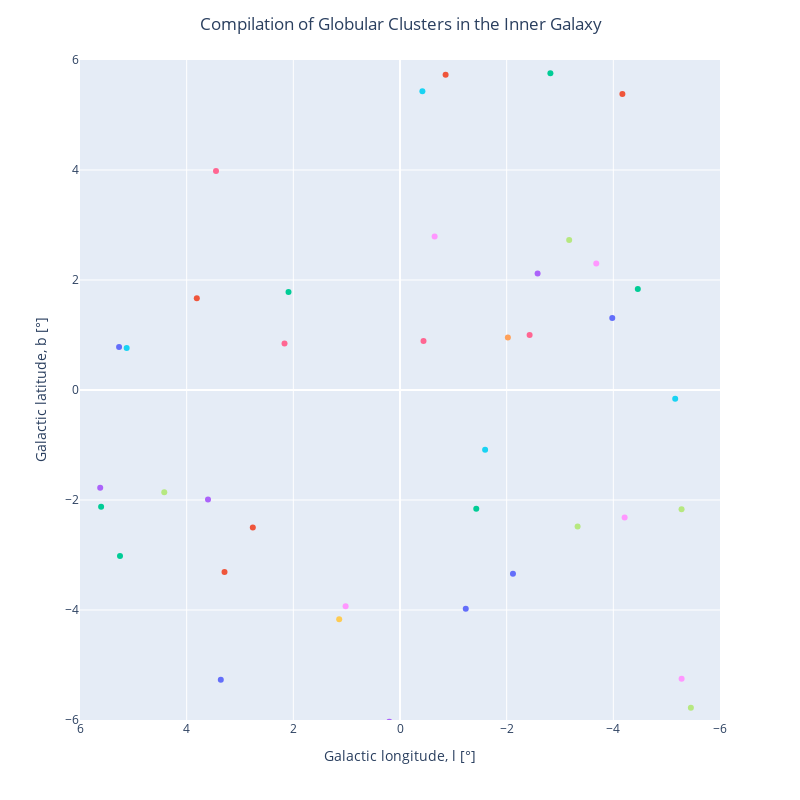

Notebook source saved alongside this figure:
### Markdown cell above
#### Compilation of Globular Clusters in the Inner Galaxy (Plotly Express Visualization)

### Code cell
fig = px.scatter(x=gal_l_wrap, y=gal_b, color=Cluster_Name).update_layout(xaxis_title="Galactic longitude, l [°]",
                                                                    yaxis_title="Galactic latitude, b [°]", showlegend=False)
fig.update_traces(hovertemplate='<br>l</b>: %{x:.2f}'+ '<br>b</b>: %{y:.2f}')
fig.update_yaxes(range=[-6, 6])
fig.update_xaxes(range=[6, -6])
fig.update_layout(title_text='Compilation of Globular Clusters in the Inner Galaxy', title_x=0.25, 
    autosize=False, width=800, height=800)
#fig.write_html("GBTDS_GC-Compilation.html")
#fig.write_image("GBTDS_GC-Compilation.pdf")
fig.show()
# For static image render in Github 
# fig.show("svg")

### Figure 1 — Plotly figure (JSON) as saved in the notebook; plotly's stock layout.template omitted (floating-point values rounded to 4 significant figures)
{"data": [{"hovertemplate": "<br>l</b>: %{x:.2f}<br>b</b>: %{y:.2f}", "legendgroup": "BH_261", "marker": {"color": "#636efa", "symbol": "circle"}, "mode": "markers", "name": "BH_261", "orientation": "v", "showlegend": true, "type": "scatter", "x": [3.36], "xaxis": "x", "y": [-5.27], "yaxis": "y"}, {"hovertemplate": "<br>l</b>: %{x:.2f}<br>b</b>: %{y:.2f}", "legendgroup": "Camargo_1102", "marker": {"color": "#EF553B", "symbol": "circle"}, "mode": "markers", "name": "Camargo_1102", "orientation": "v", "showlegend": true, "type": "scatter", "x": [-0.855], "xaxis": "x", "y": [5.734], "yaxis": "y"}, {"hovertemplate": "<br>l</b>: %{x:.2f}<br>b</b>: %{y:.2f}", "legendgroup": "Camargo_1103", "marker": {"color": "#00cc96", "symbol": "circle"}, "mode": "markers", "name": "Camargo_1103", "orientation": "v", "showlegend": true, "type": "scatter", "x": [5.604], "xaxis": "x", "y": [-2.121], "yaxis": "y"}, {"hovertemplate": "<br>l</b>: %{x:.2f}<br>b</b>: %{y:.2f}", "legendgroup": "Camargo_1104", "marker": {"color": "#ab63fa", "symbol": "circle"}, "mode": "markers", "name": "Camargo_1104", "orientation": "v", "showlegend": true, "type": "scatter", "x": [5.621], "xaxis": "x", "y": [-1.778], "yaxis": "y"}, {"hovertemplate": "<br>l</b>: %{x:.2f}<br>b</b>: %{y:.2f}", "legendgroup": "Camargo_1107", "marker": {"color": "#FFA15A", "symbol": "circle"}, "mode": "markers", "name": "Camargo_1107", "orientation": "v", "showlegend": true, "type": "scatter", "x": [-2.023], "xaxis": "x", "y": [0.956], "yaxis": "y"}, {"hovertemplate": "<br>l</b>: %{x:.2f}<br>b</b>: %{y:.2f}", "legendgroup": "Camargo_1108", "marker": {"color": "#19d3f3", "symbol": "circle"}, "mode": "markers", "name": "Camargo_1108", "orientation": "v", "showlegend": true, "type": "scatter", "x": [-1.596], "xaxis": "x", "y": [-1.087], "yaxis": "y"}, {"hovertemplate": "<br>l</b>: %{x:.2f}<br>b</b>: %{y:.2f}", "legendgroup": "Camargo_1109", "marker": {"color": "#FF6692", "symbol": "circle"}, "mode": "markers", "name": "Camargo_1109", "orientation": "v", "showlegend": true, "type": "scatter", "x": [2.165], "xaxis": "x", "y": [0.844], "yaxis": "y"}, {"hovertemplate": "<br>l</b>: %{x:.2f}<br>b</b>: %{y:.2f}", "legendgroup": "Djorg_1", "marker": {"color": "#B6E880", "symbol": "circle"}, "mode": "markers", "name": "Djorg_1", "orientation": "v", "showlegend": true, "type": "scatter", "x": [-3.33], "xaxis": "x", "y": [-2.48], "yaxis": "y"}, {"hovertemplate": "<br>l</b>: %{x:.2f}<br>b</b>: %{y:.2f}", "legendgroup": "ESO393-12", "marker": {"color": "#FF97FF", "symbol": "circle"}, "mode": "markers", "name": "ESO393-12", "orientation": "v", "showlegend": true, "type": "scatter", "x": [-6.486], "xaxis": "x", "y": [-2.284], "yaxis": "y"}, {"hovertemplate": "<br>l</b>: %{x:.2f}<br>b</b>: %{y:.2f}", "legendgroup": "ESO452-SC11", "marker": {"color": "#FECB52", "symbol": "circle"}, "mode": "markers", "name": "ESO452-SC11", "orientation": "v", "showlegend": true, "type": "scatter", "x": [-8.09], "xaxis": "x", "y": [12.1], "yaxis": "y"}, {"hovertemplate": "<br>l</b>: %{x:.2f}<br>b</b>: %{y:.2f}", "legendgroup": "ESO456-09", "marker": {"color": "#636efa", "symbol": "circle"}, "mode": "markers", "name": "ESO456-09", "orientation": "v", "showlegend": true, "type": "scatter", "x": [-2.118], "xaxis": "x", "y": [-3.339], "yaxis": "y"}, {"hovertemplate": "<br>l</b>: %{x:.2f}<br>b</b>: %{y:.2f}", "legendgroup": "ESO456-SC38", "marker": {"color": "#EF553B", "symbol": "circle"}, "mode": "markers", "name": "ESO456-SC38", "orientation": "v", "showlegend": true, "type": "scatter", "x": [2.76], "xaxis": "x", "y": [-2.5], "yaxis": "y"}, {"hovertemplate": "<br>l</b>: %{x:.2f}<br>b</b>: %{y:.2f}", "legendgroup": "FSR0009", "marker": {"color": "#00cc96", "symbol": "circle"}, "mode": "markers", "name": "FSR0009", "orientation": "v", "showlegend": true, "type": "scatter", "x": [1.855], "xaxis": "x", "y": [-9.529], "yaxis": "y"}, {"hovertemplate": "<br>l</b>: %{x:.2f}<br>b</b>: %{y:.2f}", "legendgroup": "FSR019", "marker": {"color": "#ab63fa", "symbol": "circle"}, "mode": "markers", "name": "FSR019", "orientation": "v", "showlegend": true, "type": "scatter", "x": [5.499], "xaxis": "x", "y": [6.071], "yaxis": "y"}, {"hovertemplate": "<br>l</b>: %{x:.2f}<br>b</b>: %{y:.2f}", "legendgroup": "FSR025", "marker": {"color": "#FFA15A", "symbol": "circle"}, "mode": "markers", "name": "FSR025", "orientation": "v", "showlegend": true, "type": "scatter", "x": [7.534], "xaxis": "x", "y": [5.649], "yaxis": "y"}, {"hovertemplate": "<br>l</b>: %{x:.2f}<br>b</b>: %{y:.2f}", "legendgroup": "FSR1758", "marker": {"color": "#19d3f3", "symbol": "circle"}, "mode": "markers", "name": "FSR1758", "orientation": "v", "showlegend": true, "type": "scatter", "x": [-10.78], "xaxis": "x", "y": [-3.292], "yaxis": "y"}, {"hovertemplate": "<br>l</b>: %{x:.2f}<br>b</b>: %{y:.2f}", "legendgroup": "FSR1767", "marker": {"color": "#FF6692", "symbol": "circle"}, "mode": "markers", "name": "FSR1767", "orientation": "v", "showlegend": true, "type": "scatter", "x": [-7.399], "xaxis": "x", "y": [-2.166], "yaxis": "y"}, {"hovertemplate": "<br>l</b>: %{x:.2f}<br>b</b>: %{y:.2f}", "legendgroup": "FSR1775", "marker": {"color": "#B6E880", "symbol": "circle"}, "mode": "markers", "name": "FSR1775", "orientation": "v", "showlegend": true, "type": "scatter", "x": [-5.454], "xaxis": "x", "y": [-5.779], "yaxis": "y"}, {"hovertemplate": "<br>l</b>: %{x:.2f}<br>b</b>: %{y:.2f}", "legendgroup": "FSR1776", "marker": {"color": "#FF97FF", "symbol": "circle"}, "mode": "markers", "name": "FSR1776", "orientation": "v", "showlegend": true, "type": "scatter", "x": [-5.28], "xaxis": "x", "y": [-5.249], "yaxis": "y"}, {"hovertemplate": "<br>l</b>: %{x:.2f}<br>b</b>: %{y:.2f}", "legendgroup": "Glimpse_C02", "marker": {"color": "#FECB52", "symbol": "circle"}, "mode": "markers", "name": "Glimpse_C02", "orientation": "v", "showlegend": true, "type": "scatter", "x": [14.13], "xaxis": "x", "y": [-0.64], "yaxis": "y"}, {"hovertemplate": "<br>l</b>: %{x:.2f}<br>b</b>: %{y:.2f}", "legendgroup": "Gran_1", "marker": {"color": "#636efa", "symbol": "circle"}, "mode": "markers", "name": "Gran_1", "orientation": "v", "showlegend": true, "type": "scatter", "x": [-1.233], "xaxis": "x", "y": [-3.977], "yaxis": "y"}, {"hovertemplate": "<br>l</b>: %{x:.2f}<br>b</b>: %{y:.2f}", "legendgroup": "Gran_3", "marker": {"color": "#EF553B", "symbol": "circle"}, "mode": "markers", "name": "Gran_3", "orientation": "v", "showlegend": true, "type": "scatter", "x": [-10.24], "xaxis": "x", "y": [3.424], "yaxis": "y"}, {"hovertemplate": "<br>l</b>: %{x:.2f}<br>b</b>: %{y:.2f}", "legendgroup": "Gran_5", "marker": {"color": "#00cc96", "symbol": "circle"}, "mode": "markers", "name": "Gran_5", "orientation": "v", "showlegend": true, "type": "scatter", "x": [-4.459], "xaxis": "x", "y": [1.838], "yaxis": "y"}, {"hovertemplate": "<br>l</b>: %{x:.2f}<br>b</b>: %{y:.2f}", "legendgroup": "HP_1", "marker": {"color": "#ab63fa", "symbol": "circle"}, "mode": "markers", "name": "HP_1", "orientation": "v", "showlegend": true, "type": "scatter", "x": [-2.58], "xaxis": "x", "y": [2.12], "yaxis": "y"}, {"hovertemplate": "<br>l</b>: %{x:.2f}<br>b</b>: %{y:.2f}", "legendgroup": "Kronberger_49", "marker": {"color": "#FFA15A", "symbol": "circle"}, "mode": "markers", "name": "Kronberger_49", "orientation": "v", "showlegend": true, "type": "scatter", "x": [7.627], "xaxis": "x", "y": [-2.012], "yaxis": "y"}, {"hovertemplate": "<br>l</b>: %{x:.2f}<br>b</b>: %{y:.2f}", "legendgroup": "Liller_1", "marker": {"color": "#19d3f3", "symbol": "circle"}, "mode": "markers", "name": "Liller_1", "orientation": "v", "showlegend": true, "type": "scatter", "x": [-5.16], "xaxis": "x", "y": [-0.16], "yaxis": "y"}, {"hovertemplate": "<br>l</b>: %{x:.2f}<br>b</b>: %{y:.2f}", "legendgroup": "Mercer_5", "marker": {"color": "#FF6692", "symbol": "circle"}, "mode": "markers", "name": "Mercer_5", "orientation": "v", "showlegend": true, "type": "scatter", "x": [17.59], "xaxis": "x", "y": [-0.86], "yaxis": "y"}, {"hovertemplate": "<br>l</b>: %{x:.2f}<br>b</b>: %{y:.2f}", "legendgroup": "Minni_22", "marker": {"color": "#B6E880", "symbol": "circle"}, "mode": "markers", "name": "Minni_22", "orientation": "v", "showlegend": true, "type": "scatter", "x": [-3.172], "xaxis": "x", "y": [2.729], "yaxis": "y"}, {"hovertemplate": "<br>l</b>: %{x:.2f}<br>b</b>: %{y:.2f}", "legendgroup": "Minni_48", "marker": {"color": "#FF97FF", "symbol": "circle"}, "mode": "markers", "name": "Minni_48", "orientation": "v", "showlegend": true, "type": "scatter", "x": [-0.649], "xaxis": "x", "y": [2.79], "yaxis": "y"}, {"hovertemplate": "<br>l</b>: %{x:.2f}<br>b</b>: %{y:.2f}", "legendgroup": "NGC_6256", "marker": {"color": "#FECB52", "symbol": "circle"}, "mode": "markers", "name": "NGC_6256", "orientation": "v", "showlegend": true, "type": "scatter", "x": [-12.21], "xaxis": "x", "y": [3.31], "yaxis": "y"}, {"hovertemplate": "<br>l</b>: %{x:.2f}<br>b</b>: %{y:.2f}", "legendgroup": "NGC_6266", "marker": {"color": "#636efa", "symbol": "circle"}, "mode": "markers", "name": "NGC_6266", "orientation": "v", "showlegend": true, "type": "scatter", "x": [-6.42], "xaxis": "x", "y": [7.32], "yaxis": "y"}, {"hovertemplate": "<br>l</b>: %{x:.2f}<br>b</b>: %{y:.2f}", "legendgroup": "NGC_6304", "marker": {"color": "#EF553B", "symbol": "circle"}, "mode": "markers", "name": "NGC_6304", "orientation": "v", "showlegend": true, "type": "scatter", "x": [-4.17], "xaxis": "x", "y": [5.38], "yaxis": "y"}, {"hovertemplate": "<br>l</b>: %{x:.2f}<br>b</b>: %{y:.2f}", "legendgroup": "NGC_6316", "marker": {"color": "#00cc96", "symbol": "circle"}, "mode": "markers", "name": "NGC_6316", "orientation": "v", "showlegend": true, "type": "scatter", "x": [-2.82], "xaxis": "x", "y": [5.76], "yaxis": "y"}, {"hovertemplate": "<br>l</b>: %{x:.2f}<br>b</b>: %{y:.2f}", "legendgroup": "NGC_6325", "marker": {"color": "#ab63fa", "symbol": "circle"}, "mode": "markers", "name": "NGC_6325", "orientation": "v", "showlegend": true, "type": "scatter", "x": [0.97], "xaxis": "x", "y": [8], "yaxis": "y"}, {"hovertemplate": "<br>l</b>: %{x:.2f}<br>b</b>: %{y:.2f}", "legendgroup": "NGC_6342", "marker": {"color": "#FFA15A", "symbol": "circle"}, "mode": "markers", "name": "NGC_6342", "orientation": "v", "showlegend": true, "type": "scatter", "x": [4.9], "xaxis": "x", "y": [9.73], "yaxis": "y"}, {"hovertemplate": "<br>l</b>: %{x:.2f}<br>b</b>: %{y:.2f}", "legendgroup": "NGC_6355", "marker": {"color": "#19d3f3", "symbol": "circle"}, "mode": "markers", "name": "NGC_6355", "orientation": "v", "showlegend": true, "type": "scatter", "x": [-0.42], "xaxis": "x", "y": [5.43], "yaxis": "y"}, {"hovertemplate": "<br>l</b>: %{x:.2f}<br>b</b>: %{y:.2f}", "legendgroup": "NGC_6401", "marker": {"color": "#FF6692", "symbol": "circle"}, "mode": "markers", "name": "NGC_6401", "orientation": "v", "showlegend": true, "type": "scatter", "x": [3.45], "xaxis": "x", "y": [3.98], "yaxis": "y"}, {"hovertemplate": "<br>l</b>: %{x:.2f}<br>b</b>: %{y:.2f}", "legendgroup": "NGC_6440", "marker": {"color": "#B6E880", "symbol": "circle"}, "mode": "markers", "name": "NGC_6440", "orientation": "v", "showlegend": true, "type": "scatter", "x": [7.73], "xaxis": "x", "y": [3.8], "yaxis": "y"}, {"hovertemplate": "<br>l</b>: %{x:.2f}<br>b</b>: %{y:.2f}", "legendgroup": "NGC_6522", "marker": {"color": "#FF97FF", "symbol": "circle"}, "mode": "markers", "name": "NGC_6522", "orientation": "v", "showlegend": true, "type": "scatter", "x": [1.02], "xaxis": "x", "y": [-3.93], "yaxis": "y"}, {"hovertemplate": "<br>l</b>: %{x:.2f}<br>b</b>: %{y:.2f}", "legendgroup": "NGC_6528", "marker": {"color": "#FECB52", "symbol": "circle"}, "mode": "markers", "name": "NGC_6528", "orientation": "v", "showlegend": true, "type": "scatter", "x": [1.14], "xaxis": "x", "y": [-4.17], "yaxis": "y"}, {"hovertemplate": "<br>l</b>: %{x:.2f}<br>b</b>: %{y:.2f}", "legendgroup": "NGC_6539", "marker": {"color": "#636efa", "symbol": "circle"}, "mode": "markers", "name": "NGC_6539", "orientation": "v", "showlegend": true, "type": "scatter", "x": [20.8], "xaxis": "x", "y": [6.78], "yaxis": "y"}, {"hovertemplate": "<br>l</b>: %{x:.2f}<br>b</b>: %{y:.2f}", "legendgroup": "NGC_6540", "marker": {"color": "#EF553B", "symbol": "circle"}, "mode": "markers", "name": "NGC_6540", "orientation": "v", "showlegend": true, "type": "scatter", "x": [3.29], "xaxis": "x", "y": [-3.31], "yaxis": "y"}, {"hovertemplate": "<br>l</b>: %{x:.2f}<br>b</b>: %{y:.2f}", "legendgroup": "NGC_6553", "marker": {"color": "#00cc96", "symbol": "circle"}, "mode": "markers", "name": "NGC_6553", "orientation": "v", "showlegend": true, "type": "scatter", "x": [5.25], "xaxis": "x", "y": [-3.02], "yaxis": "y"}, {"hovertemplate": "<br>l</b>: %{x:.2f}<br>b</b>: %{y:.2f}", "legendgroup": "NGC_6558", "marker": {"color": "#ab63fa", "symbol": "circle"}, "mode": "markers", "name": "NGC_6558", "orientation": "v", "showlegend": true, "type": "scatter", "x": [0.2], "xaxis": "x", "y": [-6.03], "yaxis": "y"}, {"hovertemplate": "<br>l</b>: %{x:.2f}<br>b</b>: %{y:.2f}", "legendgroup": "NGC_6624", "marker": {"color": "#FFA15A", "symbol": "circle"}, "mode": "markers", "name": "NGC_6624", "orientation": "v", "showlegend": true, "type": "scatter", "x": [2.79], "xaxis": "x", "y": [-7.91], "yaxis": "y"}, {"hovertemplate": "<br>l</b>: %{x:.2f}<br>b</b>: %{y:.2f}", "legendgroup": "NGC_6626", "marker": {"color": "#19d3f3", "symbol": "circle"}, "mode": "markers", "name": "NGC_6626", "orientation": "v", "showlegend": true, "type": "scatter", "x": [7.8], "xaxis": "x", "y": [-5.58], "yaxis": "y"}, {"hovertemplate": "<br>l</b>: %{x:.2f}<br>b</b>: %{y:.2f}", "legendgroup": "NGC_6637", "marker": {"color": "#FF6692", "symbol": "circle"}, "mode": "markers", "name": "NGC_6637", "orientation": "v", "showlegend": true, "type": "scatter", "x": [1.72], "xaxis": "x", "y": [-10.27], "yaxis": "y"}, {"hovertemplate": "<br>l</b>: %{x:.2f}<br>b</b>: %{y:.2f}", "legendgroup": "NGC_6638", "marker": {"color": "#B6E880", "symbol": "circle"}, "mode": "markers", "name": "NGC_6638", "orientation": "v", "showlegend": true, "type": "scatter", "x": [7.9], "xaxis": "x", "y": [-7.15], "yaxis": "y"}, {"hovertemplate": "<br>l</b>: %{x:.2f}<br>b</b>: %{y:.2f}", "legendgroup": "NGC_6642", "marker": {"color": "#FF97FF", "symbol": "circle"}, "mode": "markers", "name": "NGC_6642", "orientation": "v", "showlegend": true, "type": "scatter", "x": [9.81], "xaxis": "x", "y": [-6.44], "yaxis": "y"}, {"hovertemplate": "<br>l</b>: %{x:.2f}<br>b</b>: %{y:.2f}", "legendgroup": "NGC_6652", "marker": {"color": "#FECB52", "symbol": "circle"}, "mode": "markers", "name": "NGC_6652", "orientation": "v", "showlegend": true, "type": "scatter", "x": [1.53], "xaxis": "x", "y": [-11.38], "yaxis": "y"}, {"hovertemplate": "<br>l</b>: %{x:.2f}<br>b</b>: %{y:.2f}", "legendgroup": "NGC_6717", "marker": {"color": "#636efa", "symbol": "circle"}, "mode": "markers", "name": "NGC_6717", "orientation": "v", "showlegend": true, "type": "scatter", "x": [12.88], "xaxis": "x", "y": [-10.9], "yaxis": "y"}, {"hovertemplate": "<br>l</b>: %{x:.2f}<br>b</b>: %{y:.2f}", "legendgroup": "NGC_6723", "marker": {"color": "#EF553B", "symbol": "circle"}, "mode": "markers", "name": "NGC_6723", "orientation": "v", "showlegend": true, "type": "scatter", "x": [0.07], "xaxis": "x", "y": [-17.3], "yaxis": "y"}, {"hovertemplate": "<br>l</b>: %{x:.2f}<br>b</b>: %{y:.2f}", "legendgroup": "Palomar_6", "marker": {"color": "#00cc96", "symbol": "circle"}, "mode": "markers", "name": "Palomar_6", "orientation": "v", "showlegend": true, "type": "scatter", "x": [2.09], "xaxis": "x", "y": [1.78], "yaxis": "y"}, {"hovertemplate": "<br>l</b>: %{x:.2f}<br>b</b>: %{y:.2f}", "legendgroup": "Patchick_126", "marker": {"color": "#ab63fa", "symbol": "circle"}, "mode": "markers", "name": "Patchick_126", "orientation": "v", "showlegend": true, "type": "scatter", "x": [-19.62], "xaxis": "x", "y": [-3.825], "yaxis": "y"}, {"hovertemplate": "<br>l</b>: %{x:.2f}<br>b</b>: %{y:.2f}", "legendgroup": "Patchick_99", "marker": {"color": "#FFA15A", "symbol": "circle"}, "mode": "markers", "name": "Patchick_99", "orientation": "v", "showlegend": true, "type": "scatter", "x": [2.488], "xaxis": "x", "y": [-6.145], "yaxis": "y"}, {"hovertemplate": "<br>l</b>: %{x:.2f}<br>b</b>: %{y:.2f}", "legendgroup": "RLGC_2", "marker": {"color": "#19d3f3", "symbol": "circle"}, "mode": "markers", "name": "RLGC_2", "orientation": "v", "showlegend": true, "type": "scatter", "x": [27.63], "xaxis": "x", "y": [-1.042], "yaxis": "y"}, {"hovertemplate": "<br>l</b>: %{x:.2f}<br>b</b>: %{y:.2f}", "legendgroup": "Terzan_1", "marker": {"color": "#FF6692", "symbol": "circle"}, "mode": "markers", "name": "Terzan_1", "orientation": "v", "showlegend": true, "type": "scatter", "x": [-2.43], "xaxis": "x", "y": [1], "yaxis": "y"}, {"hovertemplate": "<br>l</b>: %{x:.2f}<br>b</b>: %{y:.2f}", "legendgroup": "Terzan_10", "marker": {"color": "#B6E880", "symbol": "circle"}, "mode": "markers", "name": "Terzan_10", "orientation": "v", "showlegend": true, "type": "scatter", "x": [4.42], "xaxis": "x", "y": [-1.86], "yaxis": "y"}, {"hovertemplate": "<br>l</b>: %{x:.2f}<br>b</b>: %{y:.2f}", "legendgroup": "Terzan_2", "marker": {"color": "#FF97FF", "symbol": "circle"}, "mode": "markers", "name": "Terzan_2", "orientation": "v", "showlegend": true, "type": "scatter", "x": [-3.68], "xaxis": "x", "y": [2.3], "yaxis": "y"}, {"hovertemplate": "<br>l</b>: %{x:.2f}<br>b</b>: %{y:.2f}", "legendgroup": "Terzan_3", "marker": {"color": "#FECB52", "symbol": "circle"}, "mode": "markers", "name": "Terzan_3", "orientation": "v", "showlegend": true, "type": "scatter", "x": [-14.92], "xaxis": "x", "y": [9.19], "yaxis": "y"}, {"hovertemplate": "<br>l</b>: %{x:.2f}<br>b</b>: %{y:.2f}", "legendgroup": "Terzan_4", "marker": {"color": "#636efa", "symbol": "circle"}, "mode": "markers", "name": "Terzan_4", "orientation": "v", "showlegend": true, "type": "scatter", "x": [-3.98], "xaxis": "x", "y": [1.31], "yaxis": "y"}, {"hovertemplate": "<br>l</b>: %{x:.2f}<br>b</b>: %{y:.2f}", "legendgroup": "Terzan_5", "marker": {"color": "#EF553B", "symbol": "circle"}, "mode": "markers", "name": "Terzan_5", "orientation": "v", "showlegend": true, "type": "scatter", "x": [3.81], "xaxis": "x", "y": [1.67], "yaxis": "y"}, {"hovertemplate": "<br>l</b>: %{x:.2f}<br>b</b>: %{y:.2f}", "legendgroup": "Terzan_6", "marker": {"color": "#00cc96", "symbol": "circle"}, "mode": "markers", "name": "Terzan_6", "orientation": "v", "showlegend": true, "type": "scatter", "x": [-1.43], "xaxis": "x", "y": [-2.16], "yaxis": "y"}, {"hovertemplate": "<br>l</b>: %{x:.2f}<br>b</b>: %{y:.2f}", "legendgroup": "Terzan_9", "marker": {"color": "#ab63fa", "symbol": "circle"}, "mode": "markers", "name": "Terzan_9", "orientation": "v", "showlegend": true, "type": "scatter", "x": [3.6], "xaxis": "x", "y": [-1.99], "yaxis": "y"}, {"hovertemplate": "<br>l</b>: %{x:.2f}<br>b</b>: %{y:.2f}", "legendgroup": "Ton_2", "marker": {"color": "#FFA15A", "symbol": "circle"}, "mode": "markers", "name": "Ton_2", "orientation": "v", "showlegend": true, "type": "scatter", "x": [-9.2], "xaxis": "x", "y": [-3.42], "yaxis": "y"}, {"hovertemplate": "<br>l</b>: %{x:.2f}<br>b</b>: %{y:.2f}", "legendgroup": "UKS_1", "marker": {"color": "#19d3f3", "symbol": "circle"}, "mode": "markers", "name": "UKS_1", "orientation": "v", "showlegend": true, "type": "scatter", "x": [5.125], "xaxis": "x", "y": [0.764], "yaxis": "y"}, {"hovertemplate": "<br>l</b>: %{x:.2f}<br>b</b>: %{y:.2f}", "legendgroup": "VVV-CL002", "marker": {"color": "#FF6692", "symbol": "circle"}, "mode": "markers", "name": "VVV-CL002", "orientation": "v", "showlegend": true, "type": "scatter", "x": [-0.441], "xaxis": "x", "y": [0.889], "yaxis": "y"}, {"hovertemplate": "<br>l</b>: %{x:.2f}<br>b</b>: %{y:.2f}", "legendgroup": "VVV-CL131", "marker": {"color": "#B6E880", "symbol": "circle"}, "mode": "markers", "name": "VVV-CL131", "orientation": "v", "showlegend": true, "type": "scatter", "x": [-5.279], "xaxis": "x", "y": [-2.17], "yaxis": "y"}, {"hovertemplate": "<br>l</b>: %{x:.2f}<br>b</b>: %{y:.2f}", "legendgroup": "VVV-CL143", "marker": {"color": "#FF97FF", "symbol": "circle"}, "mode": "markers", "name": "VVV-CL143", "orientation": "v", "showlegend": true, "type": "scatter", "x": [-4.212], "xaxis": "x", "y": [-2.319], "yaxis": "y"}, {"hovertemplate": "<br>l</b>: %{x:.2f}<br>b</b>: %{y:.2f}", "legendgroup": "VVV-CL160", "marker": {"color": "#FECB52", "symbol": "circle"}, "mode": "markers", "name": "VVV-CL160", "orientation": "v", "showlegend": true, "type": "scatter", "x": [10.15], "xaxis": "x", "y": [0.302], "yaxis": "y"}, {"hovertemplate": "<br>l</b>: %{x:.2f}<br>b</b>: %{y:.2f}", "legendgroup": "VVV-CL001", "marker": {"color": "#636efa", "symbol": "circle"}, "mode": "markers", "name": "VVV-CL001", "orientation": "v", "showlegend": true, "type": "scatter", "x": [5.267], "xaxis": "x", "y": [0.78], "yaxis": "y"}], "layout": {"autosize": false, "height": 800, "legend": {"title": {"text": "color"}, "tracegroupgap": 0}, "margin": {"t": 60}, "showlegend": false, "title": {"text": "Compilation of Globular Clusters in the Inner Galaxy", "x": 0.25}, "width": 800, "xaxis": {"anchor": "y", "domain": [0, 1], "range": [6, -6], "title": {"text": "Galactic longitude, l [°]"}, "type": "linear"}, "yaxis": {"anchor": "x", "domain": [0, 1], "range": [-6, 6], "title": {"text": "Galactic latitude, b [°]"}, "type": "linear"}}}
